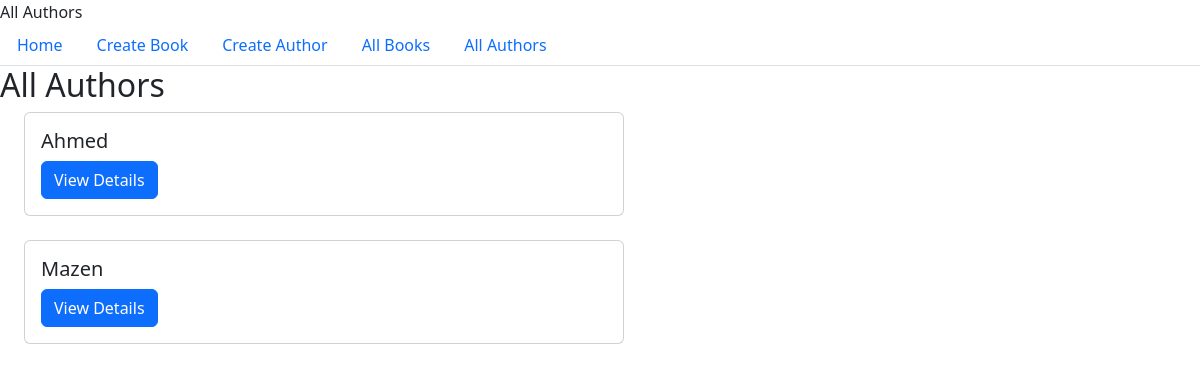
Page /authors on the earlier database version.
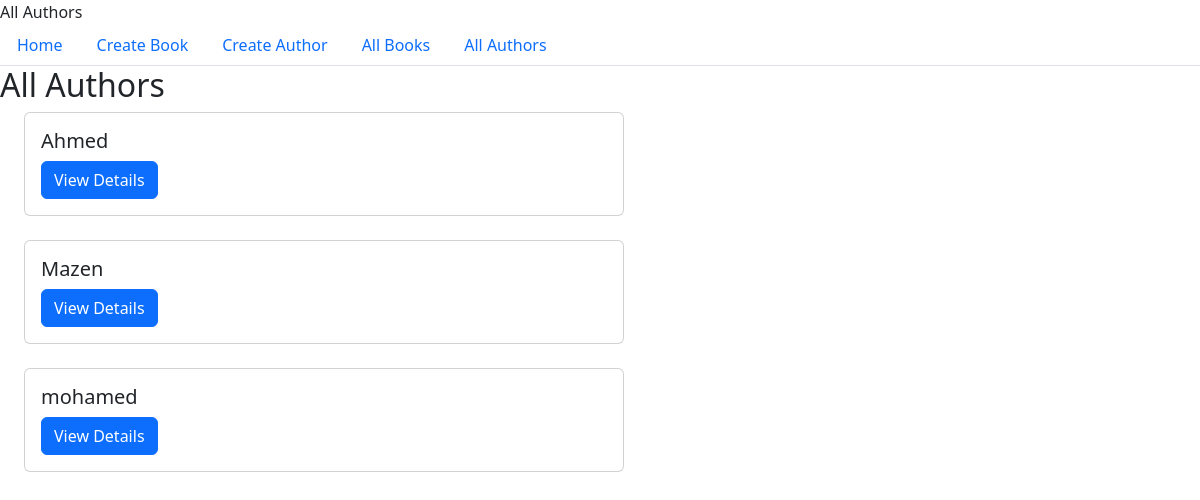
Same page on the later database version.
### Books_Authors/models.py (models this page shows)
class Author(db.Model):
    id = db.Column(db.Integer, primary_key=True)
    name = db.Column(db.String(100),unique=True, nullable=False)
    books = db.relationship('Book', backref='author', lazy=True)

### Books_Authors/main.py (the view)
@main.route('/authors', methods=['GET'])
def get_authors():
    authors = Author.query.all()
    return render_template('authors.html', authors=authors)

### Books_Authors/templates/authors.html (shortened to what this page needs)
{% extends 'base.html' %}
{% block navbar %}
{% include "navbar.html" %}
{% endblock %}
{% block content %}
<h2>All Authors</h2>
    {% for author in authors %}
    <div class="card w-50 ms-4 mb-4">
        <div class="card-body">
          <h5 class="card-title">{{ author.name }}</h5>
          <a href="{{ url_for('author_details', author_id=author.id) }}" class="btn btn-primary">View Details</a>
        </div>
      </div>
    {% endfor %}
{% endblock %}

Differences in the rows shown:
added Author: name "mohamed"
